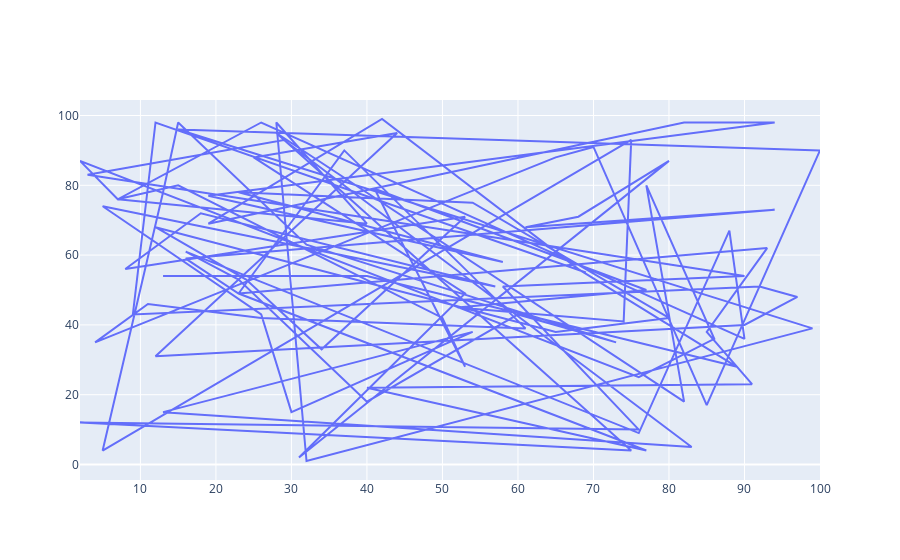

Notebook source saved alongside this figure:
### Markdown cell above
## draw line and scatter plots for random 100 x and y coordinates

### Code cell
import plotly.graph_objects as go
random_x= np.random.randint(1,101,100)
random_y= np.random.randint(1,101,100)
fig = go.Figure(data=go.Scatter(x=random_x, y=random_y, mode = "lines"))

fig.show()

### Figure 1 — Plotly figure (JSON) as saved in the notebook; plotly's stock layout.template omitted (floating-point values rounded to 4 significant figures)
{"data": [{"mode": "lines", "x": [13, 40, 89, 68, 42, 19, 82, 94, 19, 58, 23, 54, 80, 65, 12, 24, 34, 53, 8, 18, 57, 5, 26, 30, 54, 13, 83, 29, 3, 90, 58, 76, 2, 75, 28, 82, 77, 86, 76, 2, 7, 26, 90, 88, 76, 16, 23, 40, 60, 73, 32, 15, 13, 5, 75, 74, 52, 77, 41, 53, 50, 15, 7, 40, 28, 32, 99, 15, 100, 85, 70, 65, 4, 11, 26, 61, 37, 23, 93, 85, 91, 40, 77, 23, 16, 94, 61, 68, 80, 31, 53, 25, 44, 12, 90, 97, 92, 9, 12, 69], "y": [54, 54, 28, 56, 99, 69, 98, 98, 77, 58, 78, 75, 42, 38, 68, 53, 33, 71, 56, 72, 51, 74, 43, 15, 38, 15, 5, 93, 83, 54, 51, 10, 12, 4, 95, 18, 80, 36, 25, 87, 76, 98, 36, 67, 9, 61, 53, 18, 43, 35, 63, 98, 78, 4, 93, 41, 45, 50, 79, 28, 42, 80, 76, 69, 98, 1, 39, 96, 90, 17, 91, 88, 35, 46, 42, 39, 90, 49, 62, 38, 23, 22, 4, 49, 59, 73, 68, 71, 87, 2, 49, 88, 95, 31, 40, 48, 51, 43, 98, 55], "type": "scatter"}], "layout": {}}
